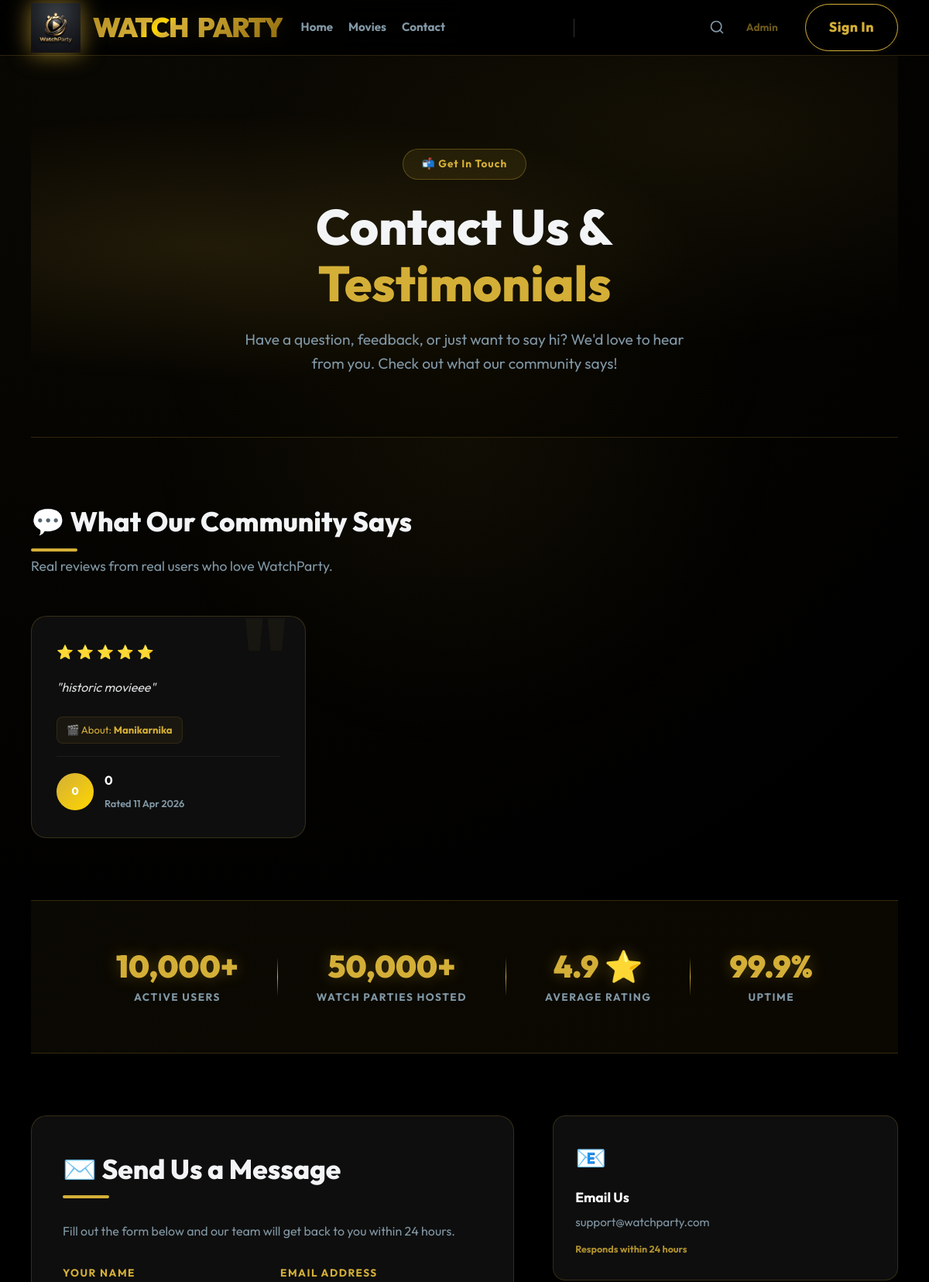
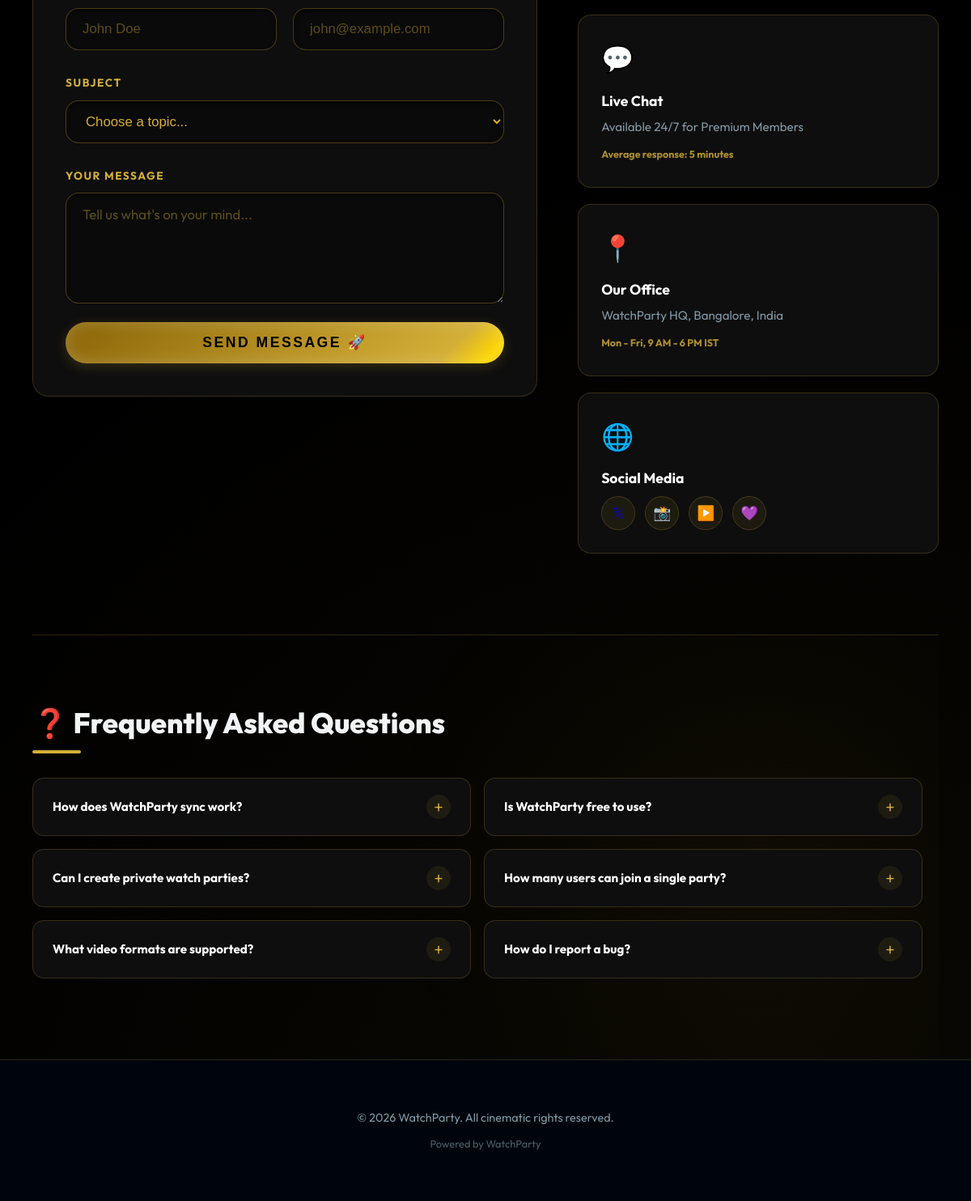
The app's page /contact with its own data (2 pictures, top to bottom).
### models.py (models this page shows, shortened)
class Rating(db.Model):
    id = db.Column(db.Integer, primary_key=True)
    user_id = db.Column(db.Integer, db.ForeignKey('user.id'), nullable=False)
    video_id = db.Column(db.Integer, db.ForeignKey('video.id'), nullable=False)
    score = db.Column(db.Integer, nullable=False)  # 1-5
    review = db.Column(db.Text, nullable=True)
    created_at = db.Column(db.DateTime, default=datetime.utcnow)
    __table_args__ = (db.UniqueConstraint('user_id', 'video_id', name='unique_user_video_rating'),)

class Video(db.Model):
    id = db.Column(db.Integer, primary_key=True)
    title = db.Column(db.String(200), nullable=False)
    filename = db.Column(db.String(500), nullable=False)
    poster_filename = db.Column(db.String(500), nullable=True)
    genre = db.Column(db.String(100), nullable=True, default='')
    subtitle_filename = db.Column(db.String(500), nullable=True)
    upload_date = db.Column(db.DateTime, default=datetime.utcnow)
    ratings = db.relationship('Rating', backref='video', lazy=True)

class User(db.Model):
    id = db.Column(db.Integer, primary_key=True)
    username = db.Column(db.String(80), unique=True, nullable=False)
    email = db.Column(db.String(120), unique=True, nullable=False)
    password_hash = db.Column(db.String(128), nullable=True)
    google_id = db.Column(db.String(120), unique=True, nullable=True)
    is_blocked = db.Column(db.Boolean, default=False)
    bio = db.Column(db.String(300), nullable=True, default='')
    avatar_filename = db.Column(db.String(500), nullable=True)
    theme = db.Column(db.String(20), nullable=True, default='dark')
    created_at = db.Column(db.DateTime, default=datetime.utcnow)
    ratings = db.relationship('Rating', backref='user', lazy=True)
    watch_history = db.relationship('WatchHistory', backref='user', lazy=True)

### app.py (the view, shortened to what this page needs)
@app.route('/contact', methods=['GET', 'POST'])
def contact():
    reviews = db.session.query(Rating, User, Video).join(User, Rating.user_id == User.id)\
        .join(Video, Rating.video_id == Video.id)\
        .filter(Rating.review != None, Rating.review != '')\
        .order_by(Rating.created_at.desc()).limit(12).all()
    return render_template('contact.html', user=get_current_user(), reviews=reviews)

### app.py (called while the page is built)
def get_current_user():
    user_id = session.get('user_id')
    if user_id:
        return User.query.get(user_id)
    return None

### templates/contact.html (shortened to what this page needs)
{% extends "base.html" %}
{% block content %}
<section class="contact-hero">
    <div class="contact-hero-bg"></div>
    <div class="contact-hero-content">
        <span class="contact-badge">📬 Get In Touch</span>
        <h1>Contact Us & <span>Testimonials</span></h1>
        <p>Have a question, feedback, or just want to say hi? We'd love to hear from you. Check out what our community says!</p>
    </div>
</section>
<section class="testimonials-section">
    <h2 class="section-title">💬 What Our Community Says</h2>
    <p class="section-subtitle">Real reviews from real users who love WatchParty.</p>
    <div class="testimonials-grid">
        {% if reviews %}
            {% for rating, reviewer, movie in reviews %}
            <div class="testimonial-card" style="animation-delay: {{ loop.index * 0.1 }}s;">
                <div class="testimonial-stars">
                    {% for i in range(rating.score) %}
                    <span>⭐</span>
                    {% endfor %}
                </div>
                <p class="testimonial-text">"{{ rating.review }}"</p>
                <p class="testimonial-movie-tag">🎬 About: <strong>{{ movie.title }}</strong></p>
                <div class="testimonial-author">
                    <div class="testimonial-avatar" style="background: linear-gradient(135deg,
                        {% set colors = ['#D4AF37, #FFD700', '#8B5CF6, #A78BFA', '#2ecc71, #27ae60', '#E91E63, #FF5722', '#00BCD4, #0097A7', '#FF9800, #F57C00'] %}
                        {{ colors[loop.index0 % 6] }});">
                        <span>{{ reviewer.username[0]|upper }}{{ reviewer.username[1]|upper if reviewer.username|length > 1 else '' }}</span>
                    </div>
                    <div class="testimonial-info">
                        <h4>{{ reviewer.username }}</h4>
                        <span>Rated {{ rating.created_at.strftime('%d %b %Y') }}</span>
                    </div>
                </div>
            </div>
            {% endfor %}
        {% endif %}
    </div>
</section>
<section class="stats-banner">
    <div class="stat-item">
        <span class="stat-number" data-target="10000">10,000+</span>
        <span class="stat-label">Active Users</span>
    </div>
    <div class="stat-item">
        <span class="stat-number">50,000+</span>
        <span class="stat-label">Watch Parties Hosted</span>
    </div>
    <div class="stat-item">
        <span class="stat-number">4.9 ⭐</span>
        <span class="stat-label">Average Rating</span>
    </div>
    <div class="stat-item">
        <span class="stat-number">99.9%</span>
        <span class="stat-label">Uptime</span>
    </div>
</section>
<section class="contact-section">
    <div class="contact-grid">
        <div class="contact-form-wrapper">
            <h2 class="section-title">✉️ Send Us a Message</h2>
            <p style="color: var(--text-muted); margin-bottom: 30px;">Fill out the form below and our team will get back to you within 24 hours.</p>
            <form action="{{ url_for('contact') }}" method="POST" class="contact-form">
                <div class="form-row">
                    <div class="form-group">
                        <label for="contact_name">Your Name</label>
                        <input type="text" id="contact_name" name="name" placeholder="John Doe" required>
                    </div>
                    <div class="form-group">
                        <label for="contact_email">Email Address</label>
                        <input type="email" id="contact_email" name="email" placeholder="john@example.com" required>
                    </div>
                </div>
                <div class="form-group">
                    <label for="contact_subject">Subject</label>
                    <select id="contact_subject" name="subject" required>
                        <option value="" disabled selected>Choose a topic...</option>
                    </select>
                </div>
                <div class="form-group">
                    <label for="contact_message">Your Message</label>
                    <textarea id="contact_message" name="message" placeholder="Tell us what's on your mind..." rows="5" required></textarea>
                </div>
                <button type="submit" class="btn btn-primary contact-submit-btn">
                    Send Message 🚀
                </button>
            </form>
        </div>
        <div class="contact-info-wrapper">
            <div class="contact-info-card">
                <div class="contact-info-icon">📧</div>
                <h3>Email Us</h3>
                <p>support@watchparty.com</p>
                <span class="contact-response-time">Responds within 24 hours</span>
            </div>
            <div class="contact-info-card">
                <div class="contact-info-icon">💬</div>
                <h3>Live Chat</h3>
                <p>Available 24/7 for Premium Members</p>
                <span class="contact-response-time">Average response: 5 minutes</span>
            </div>
            <div class="contact-info-card">
                <div class="contact-info-icon">📍</div>
                <h3>Our Office</h3>
                <p>WatchParty HQ, Bangalore, India</p>
                <span class="contact-response-time">Mon - Fri, 9 AM - 6 PM IST</span>
            </div>
            <div class="contact-info-card">
                <div class="contact-info-icon">🌐</div>
                <h3>Social Media</h3>
                <div class="social-links">
                    <a href="#" class="social-link" title="Twitter">𝕏</a>
                    <a href="#" class="social-link" title="Instagram">📸</a>
                    <a href="#" class="social-link" title="YouTube">▶️</a>
                    <a href="#" class="social-link" title="Discord">💜</a>
                </div>
            </div>
        </div>
    </div>
</section>
<section class="faq-section">
    <h2 class="section-title">❓ Frequently Asked Questions</h2>
    <div class="faq-grid">
        <div class="faq-item">
            <div class="faq-question" onclick="toggleFaq(this)">
                <span>How does WatchParty sync work?</span>
                <span class="faq-toggle">+</span>
            </div>
        </div>
        <div class="faq-item">
            <div class="faq-question" onclick="toggleFaq(this)">
                <span>Is WatchParty free to use?</span>
                <span class="faq-toggle">+</span>
            </div>
        </div>
        <div class="faq-item">
            <div class="faq-question" onclick="toggleFaq(this)">
                <span>Can I create private watch parties?</span>
                <span class="faq-toggle">+</span>
            </div>
        </div>
        <div class="faq-item">
            <div class="faq-question" onclick="toggleFaq(this)">
                <span>How many users can join a single party?</span>
                <span class="faq-toggle">+</span>
            </div>
        </div>
        <div class="faq-item">
            <div class="faq-question" onclick="toggleFaq(this)">
                <span>What video formats are supported?</span>
                <span class="faq-toggle">+</span>
            </div>
        </div>
        <div class="faq-item">
            <div class="faq-question" onclick="toggleFaq(this)">
                <span>How do I report a bug?</span>
                <span class="faq-toggle">+</span>
            </div>
        </div>
    </div>
</section>
{% endblock %}

### records on screen
Rating: score 5 (drawn), review "historic movieee", title "Manikarnika", username "0", created_at "11 Apr 2026"
